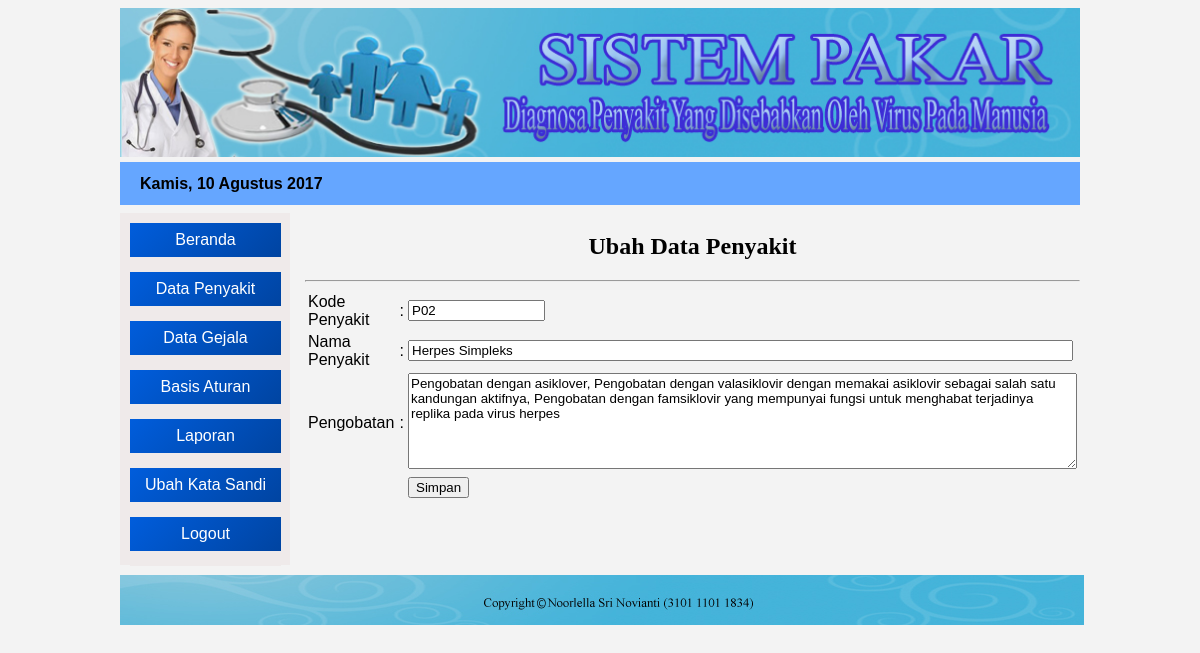
The app's page /admin/index.php?open=Penyakit-Edit&kode=P02 (signed in) with its own data.
### tables this page shows
CREATE TABLE IF NOT EXISTS `tblpenyakit` (
  `kd_penyakit` varchar(7) NOT NULL,
  `nm_penyakit` varchar(40) NOT NULL,
  `nl_penyakit` float NOT NULL,
  `pengobatan` text NOT NULL,
  PRIMARY KEY (`kd_penyakit`)
);

### admin/penyakit_edit.php (the view, shortened to what this page needs)
<center><h2> Ubah Data Penyakit </h2></center> <hr>
<?php
 include "../lib/koneksi.php";
 ?>
<?php
 $kdpenyakit=$_GET['kode'];
 $data = mysqli_query($konek, "select * from tblpenyakit where kd_penyakit='$kdpenyakit'");
 $hasil = mysqli_fetch_array($data);
 ?>
  <form action="<?php $_SERVER['SELF']; ?>" method="post" >
    <table >
       <tr>
       	  <td>Kode Penyakit </td>
          <td>:</td>
       	  <td><input type="text" name="kd_penyakit" size="14" value="<?php echo $hasil['kd_penyakit'] ;?>" readonly="readonly"/></td>
       </tr>
       <tr>
       	 <td>Nama Penyakit</td>
         <td>:</td>
       	 <td><input type="text" name="nm_penyakit" size="80" maxlength="30" value="<?php echo $hasil['nm_penyakit'] ;?>" autofocus>
       	 </td>
       </tr>
       <tr>
         <td>Pengobatan</td>
         <td>:</td>
         <td><textarea cols="81" rows="6" name="pengobatan"><?php echo $hasil['pengobatan']; ?></textarea></td>
       </tr>
       <tr>
       	  <td>&nbsp;</td>
          <td>&nbsp;</td>
       	  <td><input type="submit" name="btnsimpan" value="Simpan"></td>
       </tr>
    </table>
 </form>

### css/desig1.css (style rules this page uses)
* { font-family: Arial, tahoma, sans-serif; }
body { background-color: #f3f3f3; }
#isi h2 { font-family: tahoma, "Times New Roman", "Maiandra GD", sans-serif; }

### records on screen
tblpenyakit: kd_penyakit "P02", nm_penyakit "Herpes Simpleks", pengobatan "Pengobatan dengan asiklover, Pengobatan dengan valasiklovir dengan memakai asiklovir sebagai salah satu kandungan aktifnya, Pengobatan dengan famsiklovir yang mempunyai fungsi untuk menghabat terjadinya replika pada virus herpes"

### other values on screen
$namabln "Kamis"
$tgl "10"
$namabulan "Agustus"
$thn "2017"
